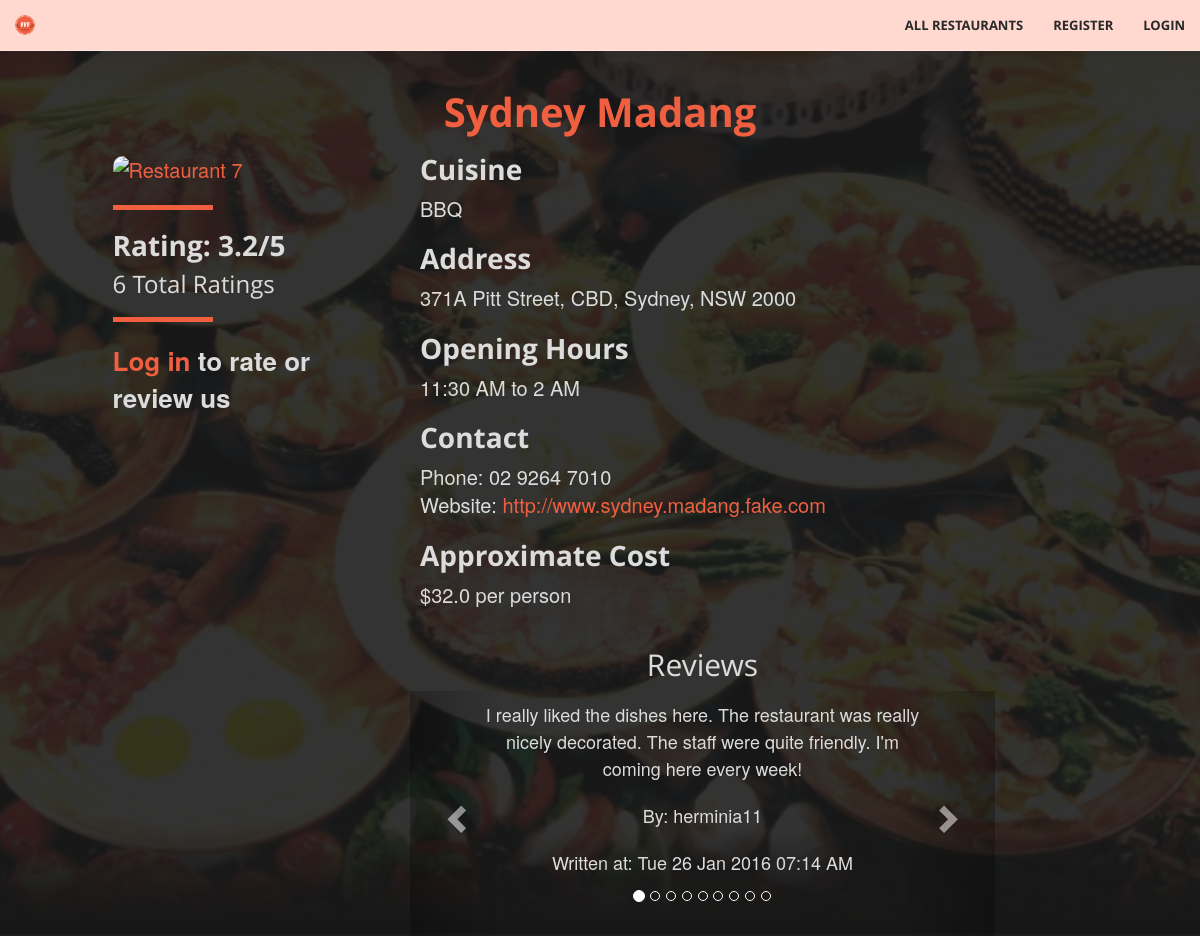
/restaurant/7, run on an earlier commit of the app's database.
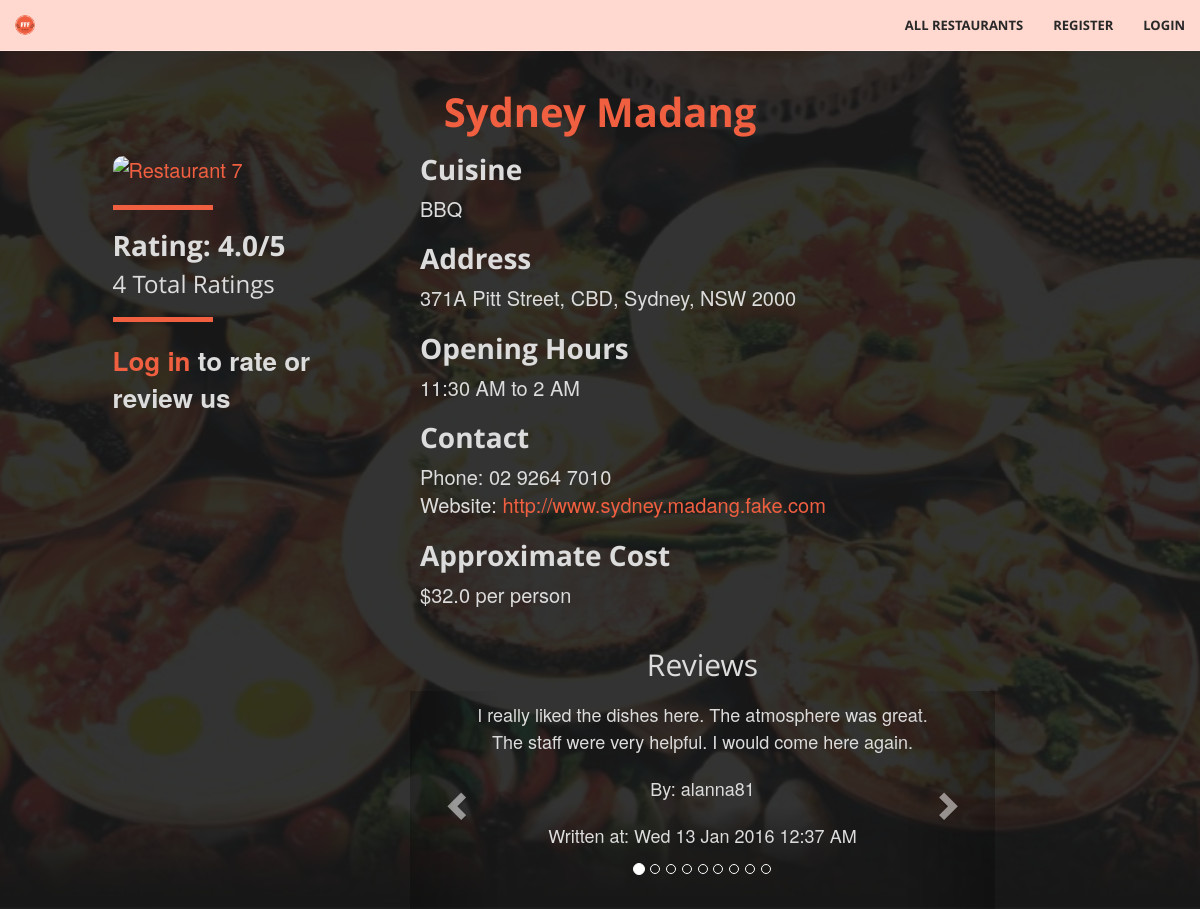
And on a later commit of the database.
### tables this page shows
CREATE TABLE Restaurants (
				id			INTEGER not null unique,
				name		TEXT not null,
				suburb	TEXT not null,
				address	TEXT not null,
				postcode INTEGER not null,
				phone		TEXT,
				hours		TEXT, -- business hours; varying format
				cuisine	TEXT not null,
				owner		TEXT,
				website	TEXT not null check (website like 'http%://_%'),
				cost		FLOAT not null, -- average cost per person
				image		TEXT check (image like 'http%://_%'),
				PRIMARY KEY (id),
				FOREIGN KEY (owner) REFERENCES Users(username)
			);

CREATE TABLE Reviews (
				id				INTEGER unique not null,
				user			TEXT not null,
				restaurant	INTEGER not null,
				review		TEXT not null,
				timestamp	DATE not null,
				reported		INTEGER not null check (reported == 0 || reported == 1),
				PRIMARY KEY (user, restaurant), -- one review per user per restaurant
				FOREIGN KEY (user) REFERENCES Users(username),
				FOREIGN KEY (restaurant) REFERENCES Restaurants(id)
	);

### fff.py (the view, shortened to what this page needs)
@app.route('/restaurant/<path:rest_id>', methods=['GET', 'POST'])
def restaurant_page(rest_id):
    conn = sqlite3.connect('data.db')
    c = conn.cursor()
    r = db_interface.get_restaurant_by_id(c, id=rest_id)
    if r:
        reviews = db_interface.get_reviews(c, rest_id)
        already_reviewed = False
        already_rated = False
        user_rating = 0
        if 'username' in session:
            already_reviewed = db_interface.already_reviewed_restaurant(c, rest_id, session['username'])
            already_rated = db_interface.already_rated_restaurant(c, rest_id, session['username'])
            if already_rated:
                user_rating = db_interface.find_user_rating(c, session['username'], rest_id)
        if request.method == 'GET':
            return render_template('restaurant.html', restaurant=r, logged_in=('username' in session),
                                   reviews=reviews, already_reviewed=already_reviewed, already_rated = already_rated,
                                   user_rating=user_rating)
    else:
        flash('Restaurant not found!')
        return redirect(url_for('restaurants_page'))

### classes.py (called while the page is built)
	def get_id(self): # Does not require setter
		return self.id

	def get_name(self):
		return self.name

	def get_address(self):
		return self.address

	def get_cuisine(self):
		return self.cuisine

	def get_phone(self):
		return self.phone

	def get_hours(self):
		return self.hours

	def get_rating(self):
		return self.rating

	def get_numRating(self):
		return self.numRating

	def get_website(self):
		return self.website

	def get_cost(self):
		return self.cost

	def get_image(self):
		return self.image

	def get_user(self):
		return self.user

	def get_review(self):
		return self.review

	def get_timestamp(self):
		return self.timestamp

### db_interface.py (called while the page is built)
def get_restaurant_by_id(c, id):
    c.execute("""SELECT * FROM Restaurants WHERE ID=?""", (id,))
    res = c.fetchone()
    if res:
        r = Restaurant(
            id=res[0],
            name=res[1],
            suburb=res[2],
            address=res[3],
            postcode=res[4],
            phone=res[5],
            hours=res[6],
            cuisine=res[7],
            owner=res[8],
            website=res[9],
            cost=res[10],
            image=res[11],
            rating=find_average_rating(c, res[0]),
            numRating=find_number_rating(c, res[0])
        )
        return r

def find_average_rating(c, i):
    ratings = c.execute("SELECT rating FROM Ratings WHERE restaurant=?", (i,)).fetchall()
    ratings = [r[0] for r in ratings]
    avg = average(ratings)
    if avg == -1:
        return 0  # this needs to be a number
    return avg

def find_number_rating(c, i):
    r = c.execute("SELECT COUNT(*) FROM Ratings WHERE restaurant=?", (i,)).fetchone()
    return r[0]

def get_reviews(c, restaurant_id):
    results = []
    c.execute("SELECT * FROM Reviews WHERE restaurant=?", (restaurant_id,))
    for review in c.fetchall():
        r = Review(
            id=review[0],
            user=review[1],
            review=review[3],
            timestamp=datetime.datetime.strptime(review[4], "%Y-%m-%d %H:%M:%S.%f"),
            reported=review[5]
        )
        results.append(r)
    return results

### fff.py (called while the page is built)
@app.context_processor
def utility_processor():
    def is_admin(user):
        conn = sqlite3.connect('data.db')
        c = conn.cursor()
        is_ad = c.execute('SELECT admin FROM Users where username="%s"' % user).fetchone()[0]
        if is_ad == 0:
            return False
        else:
            return True
    return dict(is_admin=is_admin)

### templates/restaurant.html (shortened to what this page needs)
{% extends "base.html" %}
{% block body %}
<header>
  <div class="restaurants">
    <div class="row">
      <br/>
   		<div class="row">
           <div class ="restaurants-heading">
             <h1>{{ restaurant.get_name() }} </h1>
	  	     </div>
         </div>
      <div class="col-xs-3 col-xs-offset-1">
        <div class ="restaurants-listing-box">
          <div class="restaurants-listing">
            <a href="{{ url_for('restaurant_page', rest_id = restaurant.get_id()) }}">
              <img src="{{ restaurant.get_image() }}" alt="Restaurant {{ restaurant.get_id() }}" height ="300" width="440">
            </a> <br>
            <hr align= "left">
            {% if restaurant.get_rating() == 0 %}
            <h2> Unrated </h2> <br>
              {% elif restaurant.get_numRating() == 1 %}
            <h2> Rating: {{ restaurant.get_rating() }}/5 </h2>
                <h3>{{ restaurant.get_numRating() }} Rating</h3>
              {% else %}
            <h2> Rating: {{ restaurant.get_rating() }}/5 </h2>
                <h3>{{ restaurant.get_numRating() }} Total Ratings</h3>
              {% endif %}
              {% if logged_in %}
                <h2>Rate us</h2>
                <form method="POST">
                  <fieldset class="rating">
                    <input type="radio" id="star5" name="rating" value="5" />
                    <label class = "full" for="star5" title="Amazing - 5 stars"></label>
                    <input type="radio" id="star4half" name="rating" value="4.5" />
                    <label class="half" for="star4half" title="4.5 stars"></label>
                    <input type="radio" id="star4" name="rating" value="4" />
                    <label class = "full" for="star4" title="Very good - 4 stars"></label>
                    <input type="radio" id="star3half" name="rating" value="3.5" />
                    <label class="half" for="star3half" title="3.5 stars"></label>
                    <input type="radio" id="star3" name="rating" value="3" />
                    <label class = "full" for="star3" title="Average - 3 stars"></label>
                    <input type="radio" id="star2half" name="rating" value="2.5" />
                    <label class="half" for="star2half" title="2.5 stars"></label>
                    <input type="radio" id="star2" name="rating" value="2" />
                    <label class = "full" for="star2" title="Below average - 2 stars"></label>
                    <input type="radio" id="star1half" name="rating" value="1.5" />
                    <label class="half" for="star1half" title="1.5 stars"></label>
                    <input type="radio" id="star1" name="rating" value="1" />
                    <label class = "full" for="star1" title="Not great - 1 star"></label>
                    <input type="radio" id="starhalf" name="rating" value="0.5" />
                    <label class="half" for="starhalf" title="0.5 stars"></label>
                  </fieldset>
                  <input type="submit" value="Rate" class="btn btn-primary">
                </form>
                <hr align="left">
              {%else%}
              <hr align= "left">
              <b><a class="page-scroll" href="{{ url_for('login') }}" target="_blank">Log in</a> to rate or review us</b>
              {% endif %}
          </div>
        </div>
      </div>
      <div class="col-xs-7">
        <div class="restaurants-listing">
          <h2 class="listing-header">Cuisine</h2>
          {{ restaurant.get_cuisine() }} <br/>
          <h2>Address</h2>
          {{ restaurant.get_address() }} <br/>
          <h2>Opening Hours</h2>
          {{ restaurant.get_hours() }} <br/>
          <h2>Contact </h2>
          Phone: {{ restaurant.get_phone() }} <br/>
          Website: <a href="{{ restaurant.get_website() }}" target="_blank">{{ restaurant.get_website() }}</a> <br/>
          <h2>Approximate Cost</h2>
          ${{restaurant.get_cost()}} per person <br/> <br/>
        </div>
      </div>
    </div>
    <div class="row">
      <div class="col-xs-3 col-xs-offset-1">
      </div>
      <div class="col-xs-6 reviews-box">
        <h2>Reviews</h2>
        <div id="carousel-reviews" class="carousel slide" data-ride="carousel">
          <div class="row review-display">
            <div class="carousel-inner" role="listbox">
              {% if reviews|length == 0 %}
                 <p>No reviews yet!</p>
              {% else %}
              {% for i in range(reviews|length) %}
                {% if i == 0 %}
                  <div class="item active">
                {% else %}
                  <div class="item">
                {% endif %}
                  <div class="row"><p class="review-body">{{ reviews[i].get_review() }}</p></div>
                  <div class="row"><p>By: {{ reviews[i].get_user() }}</p></div>
                  <div class="row"><p>Written at: {{ reviews[i].get_timestamp().strftime('%a %d %b %Y %I:%M %p') }}</p></div>
                  <br/>
                  <br/>
                </div>
              {% endfor %}
              {% endif %}
            </div>
            <a class="left carousel-control" href="#carousel-reviews" role="button" data-slide="prev">
              <span class="glyphicon glyphicon-chevron-left" aria-hidden="true"></span>
            </a>
            <a class="right carousel-control" href="#carousel-reviews" role="button" data-slide="next">
              <span class="glyphicon glyphicon-chevron-right" aria-hidden="true"></span>
            </a>
          </div>
          <div class="row">
            <ol class="carousel-indicators">
              {% for i in range(reviews|length) %}
                {% if i == 0 %}
                  <li data-target="#carousel-reviews" data-slide-to="{{ i }}" class="active"></li>
                {% else %}
                  <li data-target="#carousel-reviews" data-slide-to="{{ i }}"></li>
                {% endif %}
              {% endfor %}
            </ol>
          </div>
        </div>
      </div>
    </div>
  </div>
</header>
{% endblock %}

### templates/base.html (shortened to what this page needs)
<!DOCTYPE html>
<html lang="en">
    <head>
        <link href="{{ url_for('static', filename='vendor/bootstrap/css/bootstrap.min.css') }}" rel="stylesheet" type="text/css">
        <link href="{{ url_for('static', filename='vendor/font-awesome/css/font-awesome.min.css') }}" rel="stylesheet" type="text/css">
        <link href="{{ url_for('static', filename='vendor/bootstrap/css/bootstrap-select.min.css') }}" rel="stylesheet" type="text/css">
        <link href="{{ url_for('static', filename='fonts/open_sans.css') }}" rel="stylesheet" type="text/css">
        <link href="{{ url_for('static', filename='css/fff.css') }}" rel="stylesheet" type="text/css">
        <link href="{{ url_for('static', filename='css/ratings.css') }}" rel="stylesheet" type="text/css">
    </head>
    <body>
      <div class="row">
        <nav id="mainNav" class="navbar navbar-default navbar-fixed-top">
          <div class="container-fluid">
            <div class="navbar-header">
              <a class="navbar-brand page-scroll" href="{{ url_for('home_page') }}"><img src = "{{ url_for('static', filename='img/FFF.png') }}"></a>
            </div>
            <div class="collapse navbar-collapse" id="bs-example-navbar-collapse-1">
              <ul class="nav navbar-nav navbar-right">
                <li>
                    <a class="page-scroll" href="{{ url_for('restaurants_page') }}">All Restaurants</a>
                </li>
                <li>
                  {% if session['logged_in'] != True %}
                    <a class="page-scroll" href="{{ url_for('register') }}">Register</a>
                  {% endif %}
                </li>
                <li>
                  {% if session['logged_in'] == True %}
                    <a class="page-scroll" href="{{ url_for('logout') }}">Logout</a>
                  {% else %}
                    <a class="page-scroll" href="{{ url_for('login') }}">Login</a>
                  {% endif %}
                </li>
              </ul>
            </div>
          </div>
        </nav>
      </div>
      {% block body %}
      {% endblock %}
    </body>
</html>

### static/css/fff.css (style rules this page uses)
html, body { height: 100%; width: 100%; }
body { font-family: 'Josefin Sans', 'Helvetica Neue', Arial, sans-serif; }
hr { border-color: #F05F40; border-width: 5px; max-width: 100px; }
a { -webkit-transition: all 0.35s; -moz-transition: all 0.35s; transition: all 0.35s; color: #F05F40; }
h1, h2, h3, h4, h5, h6 { font-family: 'Open Sans', 'Helvetica Neue', Arial, sans-serif; }
p { font-size: 18px; line-height: 1.5; margin-bottom: 20px; }
.navbar-default { background-color: white; border-color: rgba(34, 34, 34, 0.05); font-family: 'Open Sans', 'Helvetica Neue', Arial, sans-serif; -webkit-transition: all 0.35s; -moz-transition: all 0.35s; transition: all 0.35s; }
.navbar-default .navbar-header .navbar-brand { color: #F05F40; font-family: 'Open Sans', 'Helvetica Neue', Arial, sans-serif; font-weight: 700; text-transform: uppercase; }
.navbar-default .nav > li > a, .navbar-default .nav > li > a:focus { text-transform: uppercase; font-weight: 700; font-size: 13px; color: #222222; }
@media (min-width: 768px) { .navbar-default { background-color: #ffd9d0; border-color: rgba(255, 255, 255, 0.3); } }
@media (min-width: 768px) { .navbar-default .navbar-header .navbar-brand { color: rgb(40,40,40); } }
@media (min-width: 768px) { .navbar-default .nav > li > a, .navbar-default .nav > li > a:focus { color: rgb(40,40,40); } }
header { position: relative; min-height: auto; -webkit-background-size: cover; -moz-background-size: cover; background-size: cover; background-attachment: fixed; -o-background-size: cover; background-position: center; background-image: url('../img/FFFBackground.jpg'); text-align: center; color: rgb(220,220,220); }
@media (min-width: 768px) { header { min-height: 100%; } }
body { webkit-tap-highlight-color: #222222; }
.restaurants { position: relative; overflow: auto; background-color: rgba(0, 0, 0, 0.8); margin-top: 50px; }
.restaurants .restaurants-listing { text-align: left; font-size:20px; padding: 10px; }
.restaurants .restaurants-heading h1 { font-size: 40px; color: #F05F40; font-weight: bold; }
.restaurants .restaurants-listing h2.listing-header { margin-top: 0; }
.restaurants .restaurants-listing h2 { font-weight: bold; font-size:28px; }
.restaurants .restaurants-listing h3 { margin-top: 0; }
.restaurants .restaurants-listing b { font-weight: none; font-size: 26px; }
img { max-height: 100%; max-width: 100%; border-radius: 10px; }
.collapse li a { color: white; }
.carousel .review-display { padding-top: 10px; }
.reviews-box h2 { margin-top: 0; }
.reviews-box p { margin-left: 15%; margin-right: 15%; }

### templates/base.html (style rules this page uses)
a { opacity:1; transition:opacity 0ms; }

What changed in the data, as far as the page shows it:
no longer on this page (row edited): Reviews: review "I really liked the dishes here. The restaurant was really nicely decorated. The staff were quite friendly. I'm coming here every week!", user "herminia11"
now on this page (row edited): Reviews: review "I really liked the dishes here. The atmosphere was great. The staff were very helpful. I would come here again.", user "alanna81"
Also different on the page:
{{ restaurant.get_rating() }}: "3.2" → "4.0"
{{ restaurant.get_numRating() }}: "6" → "4"
new list line: "By: Written at: Wed 13 Jan 2016 12:37 AM"
list line gone: "By: Written at: Tue 26 Jan 2016 07:14 AM"
